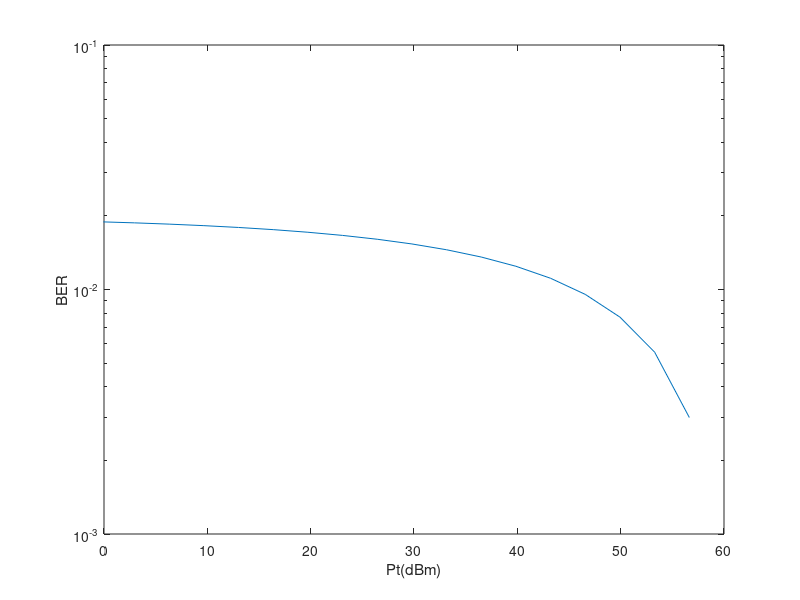

MATLAB code for this plot:
clear all;
clc;

Pt_dB = linspace(25, 30, 150);
Pt_lin = 10.^(Pt_dB./10);
wavelength = 1550e-9;
gain_APD = 15;
mu_mod = 0.8;
Tr = 300;
Be = 1e9;
Bo = 1e-9;
Nb_lambda = 1e7;
FOV = [50e-3];
F_APD = 2.75;

var_R = 2;
hm = 3.5;
N = 10;

R_load = 1e3;
hl_dB = -20;
hl_lin = 10.^(hl_dB./10);
ra = 4e-2;
wz = 1.35;
Z = [500];
sd_to = 1e-3;
sd_ro = 1e-3;
sd_tp = 30e-2;
sd_rp = 30e-2;
hl = 10.^(-hl_dB./10);
var_to = 2;
var_to = 1e-3;
var_ro = 1e-3;
var_tp = 30e-2;
var_rp = 30e-2;

v = sqrt(pi/2)*(ra/wz);
A0 = (erf(v)).^2;
wz_eq = (wz.^2)*(sqrt(pi/4)*erf(v))./(v.*exp(-v.^2));
T = zeros(1, length(Z));
for i = 1:length(Z)
    T(i) = (wz_eq)./(4*((Z(i)*var_to).^2 + var_tp.^2 + var_rp.^2)) + 1;
end

C1 = zeros(1, length(Z));
for i = 1:length(Z)
    C1(i) = (T(i)./((A0*hl).^T(i))) * exp(0.5*var_R*T(i)*(1+T(i)));
end

C2 = zeros(1, length(Z));
for i = 1:length(Z)
    C2(i) = T(i) - 1;
end

C3 = zeros(1, length(Z));
for i = 1:length(Z)
    C3(i) = 0.5 * var_R * (1 + 2*T(i));
end

h1 = zeros(1, length(Z));
for i = 1:length(Z)
    h1(i) = A0*hl_lin*exp(-C3(i));
end

alpha = (exp((0.49*var_R)./((1+1.11*var_R.^(6/5)).^(7/6))) - 1).^(-1);
beta = (exp((0.51*var_R)./((1+0.69*var_R.^(6/5)).^(7/6))) - 1).^(-1);

n_eta = (1.6e-19)*gain_APD*mu_mod./((6.62e-34)*3e8/wavelength);
Pb = ((pi*ra/2).^2)*Bo*Nb_lambda*(FOV.^2);
var_th = 4*1.38e-23*Tr*Be/R_load;
var_b = 2*(1.6e-19)*gain_APD*F_APD*Be*n_eta.*Pb;
b1 = zeros(length(FOV), length(Pt_lin));

for i = 1:length(FOV)
    for j = 1:length(Pt_lin)
        b1(i, j) = (n_eta*Pt_lin(j))./sqrt(8*(var_th + var_b(i)));
    end
end

BER = zeros(length(FOV), length(b1(1,:)));

figure;
for x = 1:length(Z)
    for i = 1:length(FOV)
        for j = 1:length(Pt_lin)
            for n = 1:N
                c4 = (pi*T(x))./(((hl_lin*A0).^T(x))*gamma(alpha)*gamma(beta)*sin(pi*(alpha - beta)));
                c5 = ((alpha*beta).^(n + beta))./((n + beta - T(x))*gamma(n - alpha + beta + 1)*factorial(n));
                c6 = ((alpha*beta).^(n + alpha))./((n + alpha - T(x))*gamma(n - alpha + beta + 1)*factorial(n));
                c1 = (c4*c5*hm.^(n + beta - T(x)) - c4*c6*hm.^(n + alpha - T(x)));
                c2 = (c4*c6)./((hl_lin*A0).^(n + alpha - T(x)));
                c3 = (c4*c5)./((hl_lin*A0).^(n + beta - T(x)));
                for m = 1:10
                    BER(i, j) = BER(i, j) + (((-1).^m)*(b1(i, j).^(2*m + 1))./((2*m + 1)*factorial(m))).*((c1*(hl_lin*A0*hm).^(T(x) + 2*m + 1))./(T(x) + 2*m + 1) + (c2*(hl_lin*A0*hm).^(n + alpha + 2*m + 1))./(n + alpha + 2*m + 1) - (c3*(hl_lin*A0*hm).^(n + beta + 2*m + 1))./(n + beta + 2*m + 1));
                end
                BER(i, j) = -sqrt(4/pi)*BER(i, j);
                BER(i, j) = BER(i, j) + ((c1*(hl_lin*A0*hm).^T(x))./T(x)) + ((c2*(hl_lin*A0*hm).^(n+alpha))./(n+alpha)) - ((c3*(hl_lin*A0*hm).^(n+beta))./(n+beta));
            end
            BER(i, j) = BER(i, j)*C1(x)*(1 - exp(-(FOV(i)).^2./(2*(sd_to.^2 + sd_ro.^2))));
            BER(i, j) = BER(i, j) + exp(-(FOV(i)).^2./(2*(sd_to.^2 + sd_ro.^2)))*(1/4);
        end
    end
    subplot(length(Z), 1, x);
    min_BER = min(min(BER));
    max_BER = max(max(BER));
    normalized_BER = (BER - min_BER) ./ ((max_BER - min_BER)*10);
    for i = 1:length(FOV)
        semilogy((10*(Pt_dB-25) - 44)*10, (0.2* normalized_BER(i,:)), 'DisplayName', sprintf('Z=%d', Z(x)));
    end
    xlim([0, 60]);
    xlabel('Pt(dBm)');
    ylabel('BER');
end
% legend;